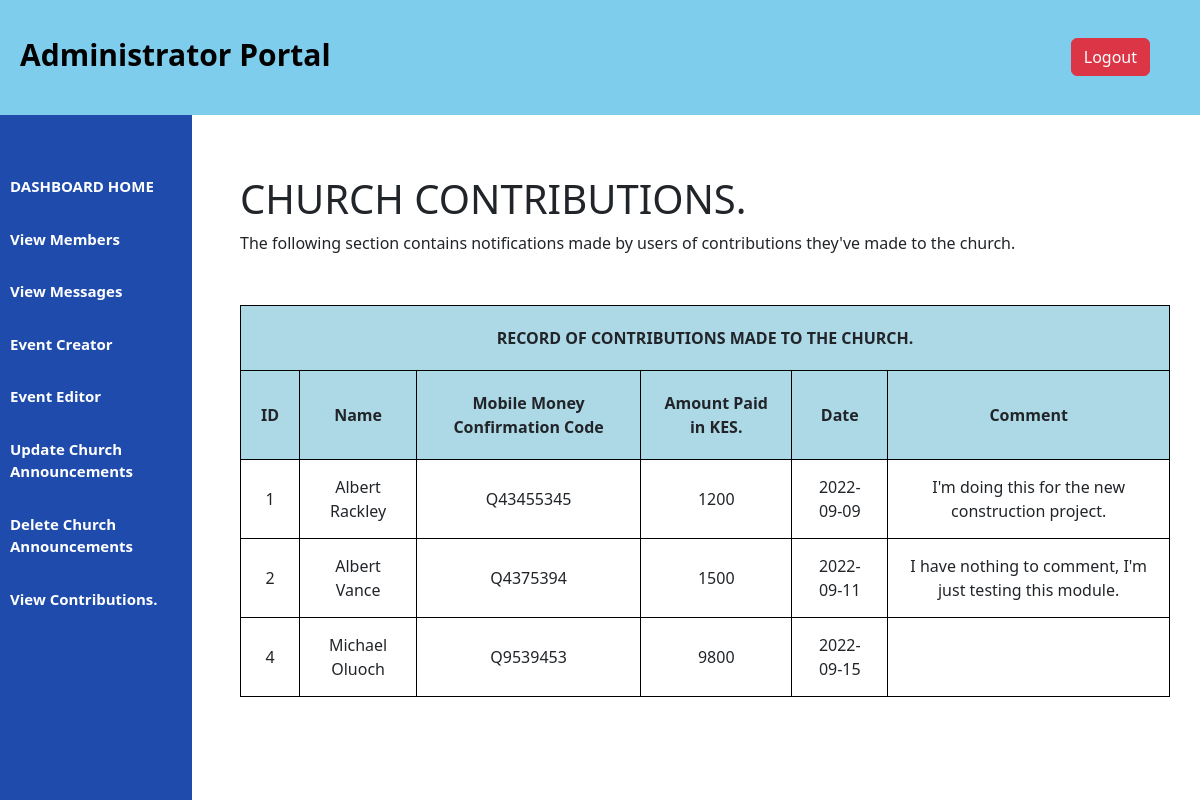
/tithe_view.php (signed in), run on the app's committed database.
### tables this page shows
CREATE TABLE `contributions` (
  `ID` int(255) NOT NULL,
  `name` varchar(50) NOT NULL,
  `moneycode` varchar(50) NOT NULL,
  `amount` int(255) NOT NULL,
  `date` date NOT NULL,
  `comment` varchar(14000) NOT NULL
);

### tithe_view.php (the view, shortened to what this page needs)
<?php
    $data = mysqli_connect("localhost","root","","church_system");
    $sql = "SELECT * FROM contributions";
    $result = mysqli_query($data, $sql);
?>
<!DOCTYPE html>
<html lang="en">
<head>
    <link rel="stylesheet" href="dash.css">
<link href="https://cdn.jsdelivr.net/npm/bootstrap@5.2.0/dist/css/bootstrap.min.css" rel="stylesheet">
</head>
<?php
    include "adminheader.php";
?>
    <div class="content">
        <div class="adminsection_1">
            <h1 class="img-text">CHURCH CONTRIBUTIONS.</h1>
        </div>
    <p>The following section contains notifications made by users of contributions they've
        made to the church.
    </p>
    <table>
        <tr>
            <th colspan="6">RECORD OF CONTRIBUTIONS MADE TO THE CHURCH.</th>
        </tr>
        <tr>
            <th>ID</th>
            <th>Name</th>
            <th>Mobile Money Confirmation Code</th>
            <th>Amount Paid in KES.</th>
            <th>Date</th>
            <th>Comment</th>
        </tr>
        <?php
                while($aquire=$result->fetch_assoc())
                {
            ?>
            <tr>
                <td>  <?php echo "{$aquire['ID']}"; ?></td>
                <td>  <?php echo "{$aquire['name']}"; ?></td>
                <td>  <?php echo "{$aquire['moneycode']}"; ?></td>
                <td>  <?php echo "{$aquire['amount']}"; ?></td>
                <td>  <?php echo "{$aquire['date']}"; ?></td>
                <td>  <?php echo "{$aquire['comment']}"; ?></td>
            </tr>
            <?php } ?>
        </table>
    </div>

### dash.css (style rules this page uses)
.content { margin-left: 20%; margin-top: 5%; }
table, tr, th { border: 1px solid black; }

### tithe_view.php (style rules this page uses)
table { margin-top: 50px; margin-left: auto; margin-right: 30px; margin-bottom: 80px; }
table tr th { border: 1px solid black; padding:20px; text-align:center; background-color: lightblue; width: max-content; }
table tr td { border: 1px solid black; padding: 15px; text-align:center; width: max-content; }

### data on the page
contributions: ID "1", name "Albert Rackley", moneycode "Q43455345", amount "1200", date "2022-09-09", comment "I'm doing this for the new construction project."
contributions: ID "2", name "Albert Vance", moneycode "Q4375394", amount "1500", date "2022-09-11", comment "I have nothing to comment, I'm just testing this module."
contributions: ID "4", name "Michael Oluoch", moneycode "Q9539453", amount "9800", date "2022-09-15"
